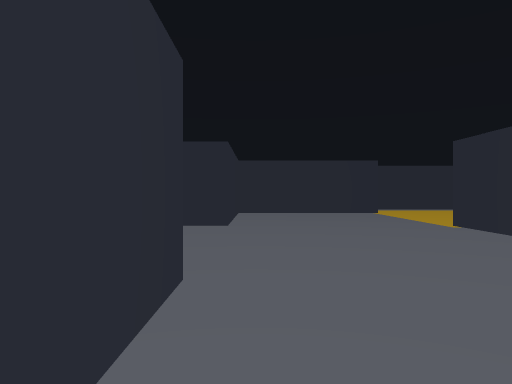
View 1 (above)

24 first-person views from a walk through a Unity game level. The camera is 1.3 m above the floor, looks level and sees 70° across. The floor is counted in squares, 2 m on a side. Each view is taken from the middle of a square. On the plan, view 1 faces up. The plan holds only what a view shows up to about 11 squares ahead; the rest is blank. The place goes on beyond the plan. The player character is not drawn. Some surface patterns are stand-ins.

View 2
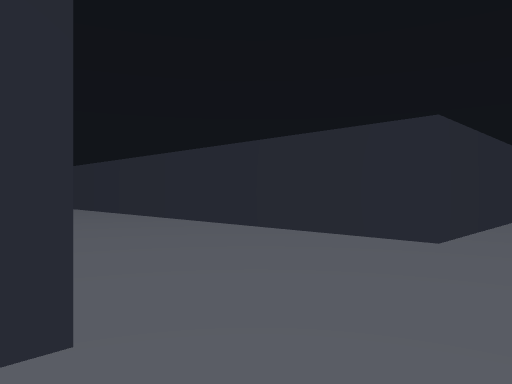

View 3
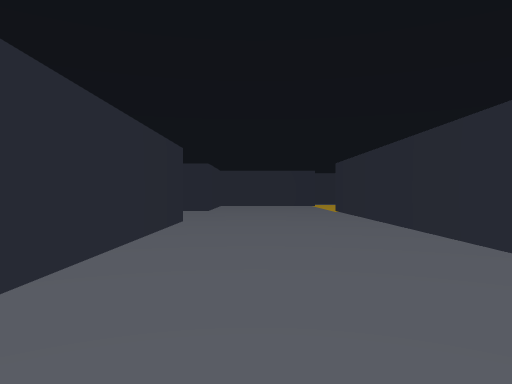

View 4
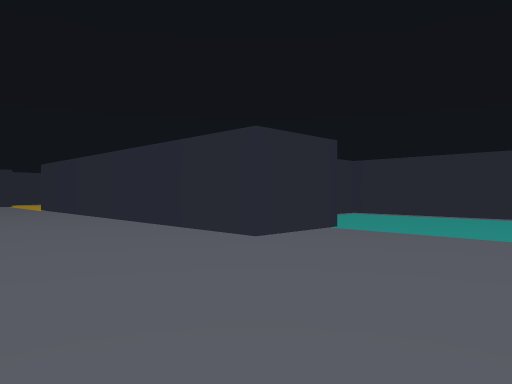

View 5
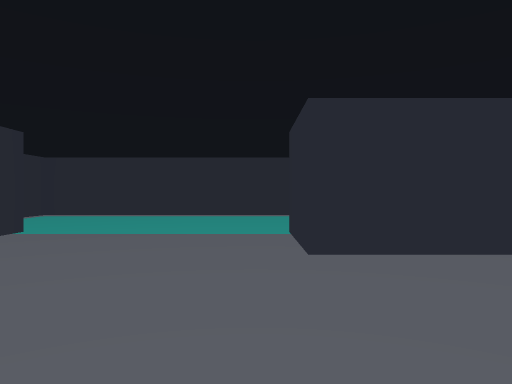

View 6
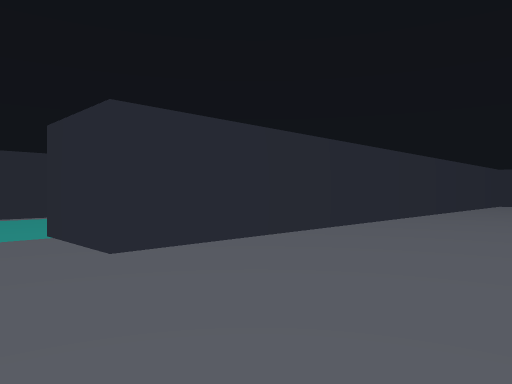

View 7
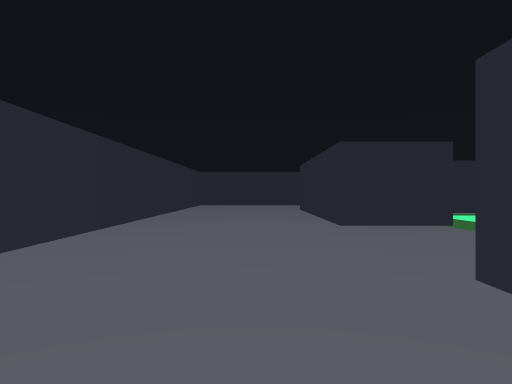

View 8
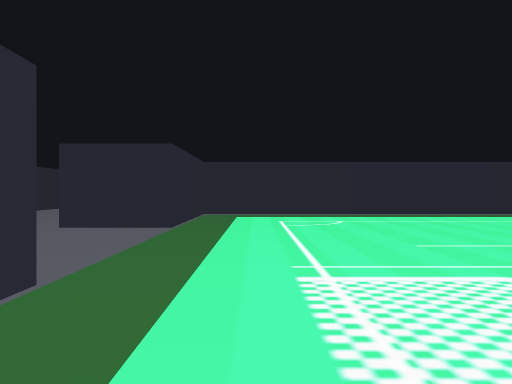

View 9
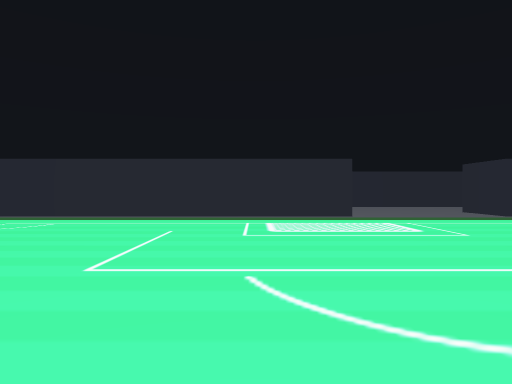

View 10
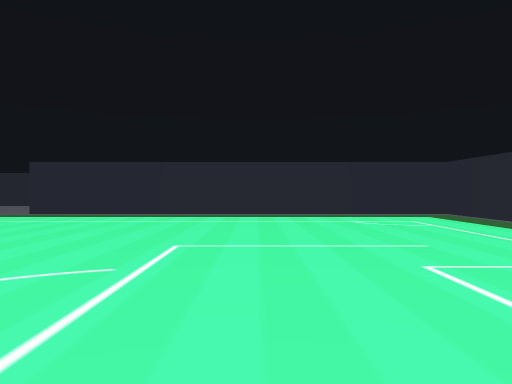

View 11
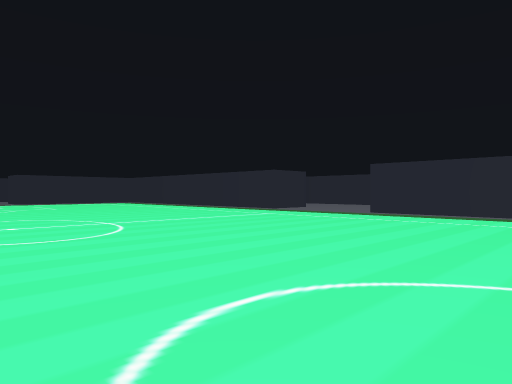

View 12
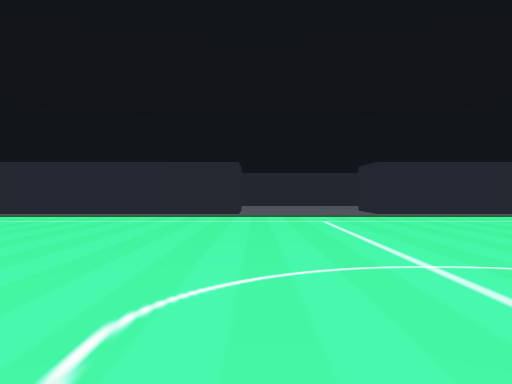

View 13
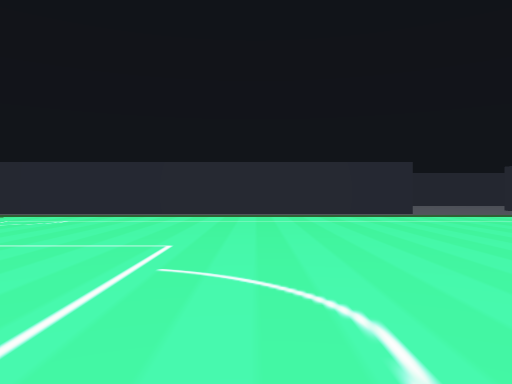

View 14
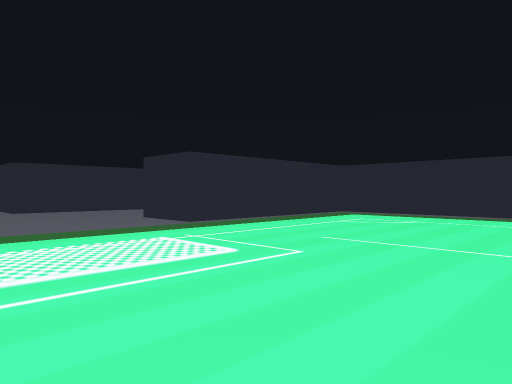

View 15
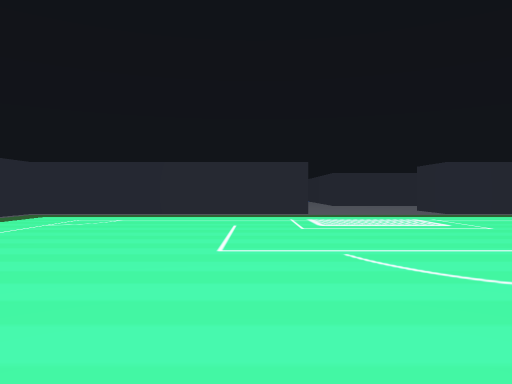

View 16
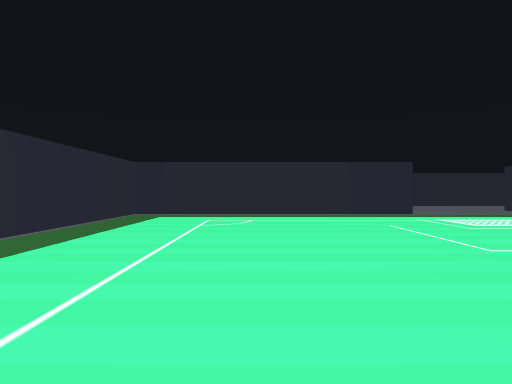

View 17
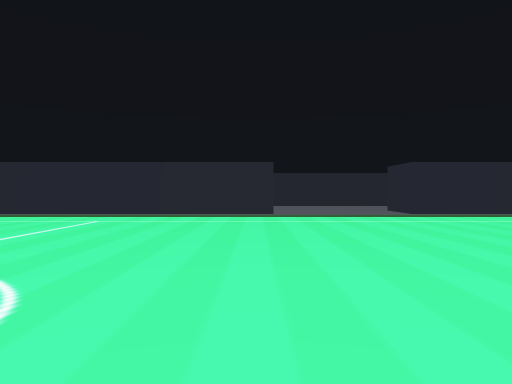

View 18
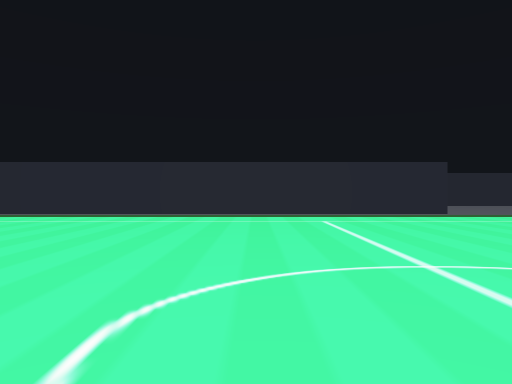

View 19
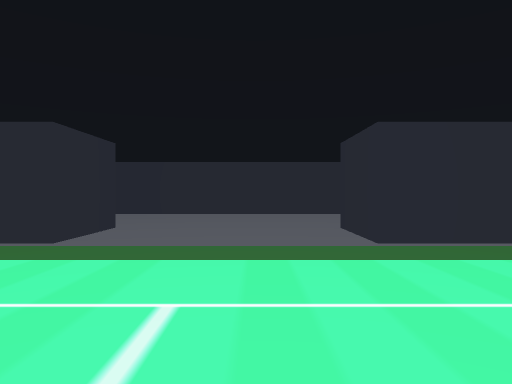

View 20
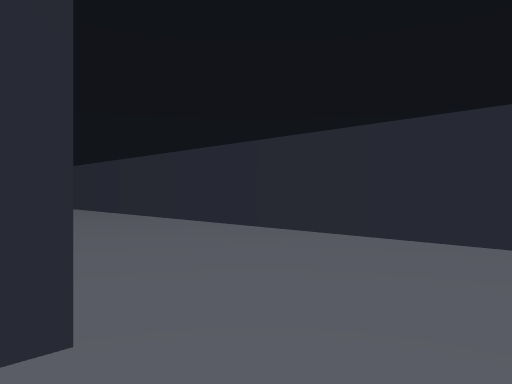

View 21
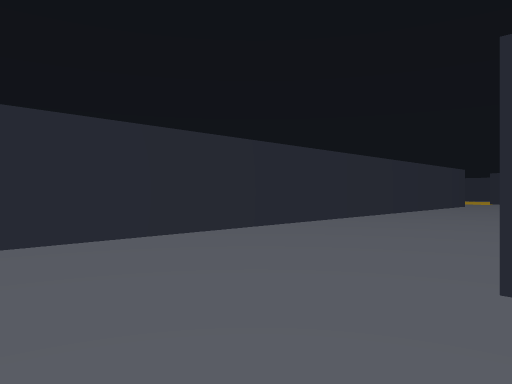

View 22
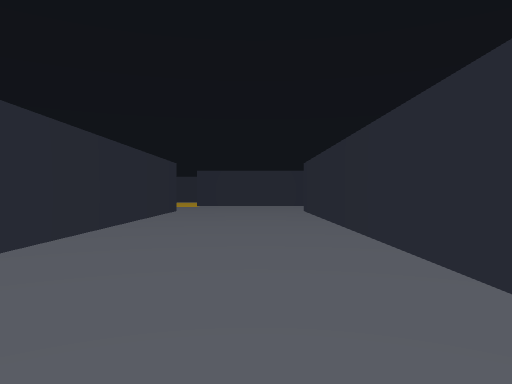

View 23
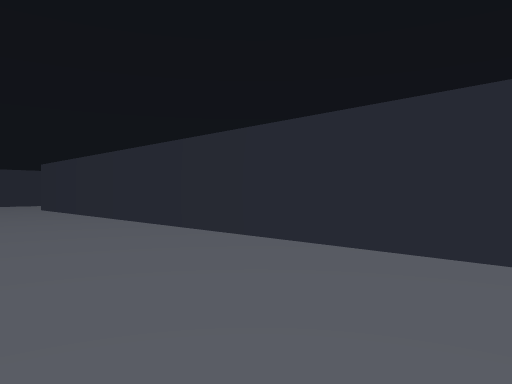

View 24
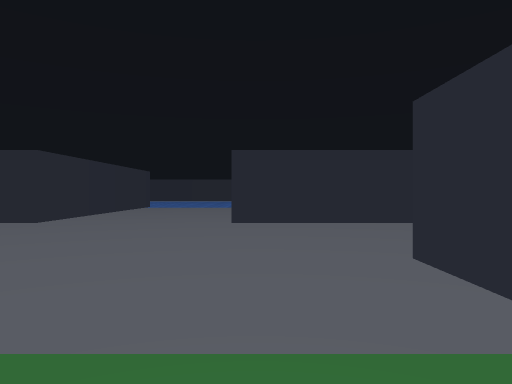

### Floor plan
Points are (right, up) in squares from view 1. A wall is a line through its corners. A room is listed if a view was taken in it or the views show most of it. See-through windows are left out.
Room 1 (views 1, 2, 3, 4, 5, 6, 7, 8, 9, 10, 11, 12, 13, 14, 15, 16, 17, 18, 19, 20, 21, 22, 23, 24)
walls: (-13.5, 2.5) (-1, 2.5); (-18.5, 2.6) (-18.5, 0.5) (-30.4, 0.5); (-2.5, -9.6) (-2.5, 0.5) (-14.5, 0.5) (-14.5, 2.5); (-20.6, -17.5) (-2.5, -17.5) (-2.5, -13.5) (-0.5, -13.5) (-0.5, -18); (-30.5, -0.9) (-30.5, -5.5) (-32.5, -5.5); (-30.5, -9.4) (-30.5, -17.5) (-24.5, -17.5) (-24.5, -18); (-0.5, 2.6) (-0.5, -2.9); (5.6, -3.5) (3.5, -3.5) (3.5, 6.5); (-36.5, -3.8) (-36.5, -7.5) (-37.1, -7.5); (3.5, -18) (3.5, -7.5) (5.5, -7.5); (3.5, 10.5) (-0.5, 10.5) (-0.5, 6.5) (-28.1, 6.5); (9.5, -8.6) (9.5, -1.5) (8.6, -1.5); (-39.5, -11.5) (-36.5, -11.5) (-36.5, -12.2)

Positions as (right, up) in squares from view 1, and headings:
1: (0, 0), facing up
2: (1, 2), facing up-left
3: (1, -5), facing up
4: (0, -7), facing up-right
5: (0, -7), facing right
6: (0, -6), facing down-right
7: (1, -7), facing down
8: (-4, -7), facing down
9: (-12, -7), facing right
10: (-8, -10), facing up
11: (-9, -10), facing up-left
12: (-18, -10), facing up
13: (-23, -10), facing up
14: (-24, -10), facing up-left
15: (-20, -11), facing left
16: (-20, -14), facing left
17: (-20, -7), facing down
18: (-15, -7), facing down
19: (-16, -4), facing up
20: (-17, 2), facing up-left
21: (-17, 2), facing up-right
22: (-12, 4), facing right
23: (-14, 6), facing down-right
24: (-29, -7), facing left
